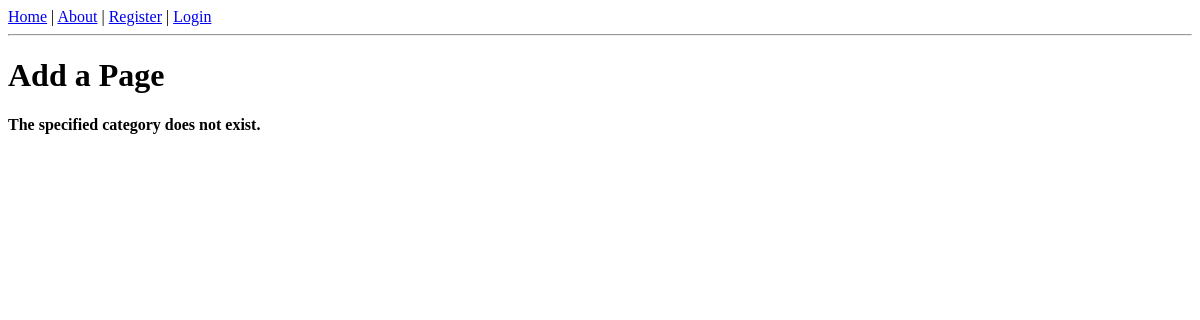
The app's page /rango/add_page/flask/, older data.
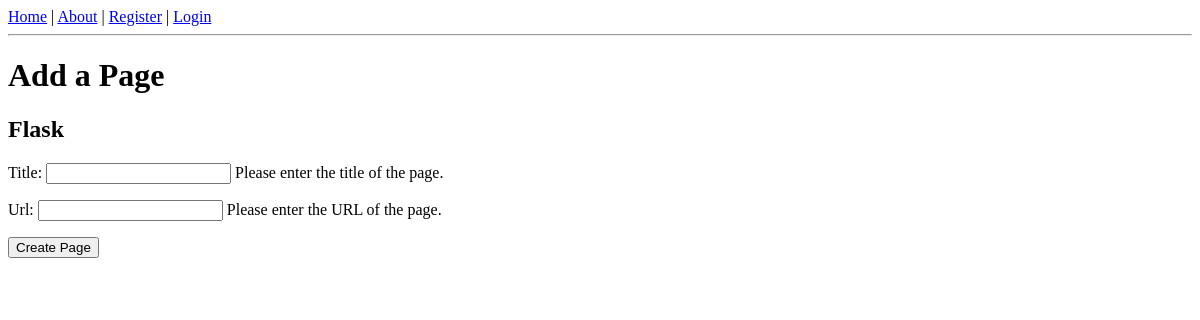
The same page, newer data.
### rango/models.py (models this page shows, shortened)
class Category(models.Model):
    name = models.CharField(max_length=128, unique=True)
    views = models.IntegerField(default=0)
    likes = models.IntegerField(default=0)
    slug = models.SlugField(unique=True, blank=True)

### rango/views.py (the view)
# urls.py: path('add_page/<slug:category_slug>/', views.add_page, name='add_page'),
def add_page(request, category_slug):
    try:
        category = Category.objects.get(slug=category_slug)
    except Category.DoesNotExist:
        category = None
    if request.method == 'POST':
        form = PageForm(request.POST)
        if form.is_valid():
            if category:
                page = form.save(commit=False)
                page.category = category
                page.views = 0
                page.save()
                return redirect('rango:show_category', category_slug=category.slug)
        else:
            print(form.errors)
    else:
        form = PageForm()
    context_dict = {'form': form, 'category': category}
    return render(request, 'rango/add_page.html', context=context_dict)

### rango/forms.py
class PageForm(forms.ModelForm):
    title = forms.CharField(
        max_length=128,
        help_text="Please enter the title of the page."
    )
    url = forms.URLField(
        max_length=200,
        help_text="Please enter the URL of the page."
    )
    views = forms.IntegerField(widget=forms.HiddenInput(), initial=0)
    class Meta:
        model = Page
        exclude = ('category',)

### templates/rango/add_page.html (shortened to what this page needs)
{% extends 'rango/base.html' %}
{% block body_block %}
<h1>Add a Page</h1>
{% if category %}
    <h2>{{ category.name }}</h2>
    <form id="page_form"
          method="post"
          action="{% url 'rango:add_page' category.slug %}">
        {{ form.as_p }}
        <input type="submit" name="submit" value="Create Page" />
    </form>
{% else %}
    <strong>The specified category does not exist.</strong>
{% endif %}
{% endblock %}

Row changes from the older to the newer data that the page shows:
added Category: name "Flask"
Text that changed along with them:
form field submit: (not shown) → "Create Page"
text no longer shown: "The specified category does not exist."
text now shown: "Title: Please enter the title of the page. Url: Please enter the URL of the page."
